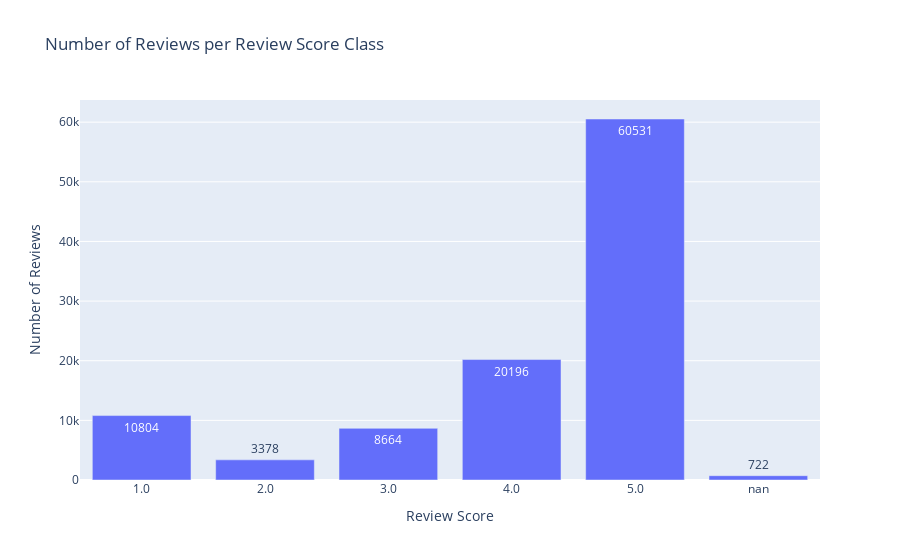

The code cell stored with this chart in its notebook:
### Code cell
import plotly.graph_objs as go
# draw up a histogram of the number of reviews for each review class 

no_reviews_each_class = df['review_score'].value_counts(dropna=False).sort_index()

# Prepare x (score classes) and y (counts) for the bar plot
x_labels = no_reviews_each_class.index.astype(str)
y_counts = no_reviews_each_class.values

# Create bar chart
fig = go.Figure(
    data=[go.Bar(x=x_labels, y=y_counts, text=y_counts, textposition='auto')],
    layout=go.Layout(
        title="Number of Reviews per Review Score Class",
        xaxis=dict(title="Review Score"),
        yaxis=dict(title="Number of Reviews")
    )
)

fig.show()

### Figure 1 — Plotly figure (JSON) as saved in the notebook; plotly's stock layout.template omitted (floating-point values rounded to 4 significant figures)
{"data": [{"text": [10800.0, 3378.0, 8664.0, 20200.0, 60530.0, 722.0], "textposition": "auto", "type": "bar", "x": ["1.0", "2.0", "3.0", "4.0", "5.0", "nan"], "y": [10804, 3378, 8664, 20196, 60531, 722]}], "layout": {"title": {"text": "Number of Reviews per Review Score Class"}, "xaxis": {"title": {"text": "Review Score"}}, "yaxis": {"title": {"text": "Number of Reviews"}}}}
